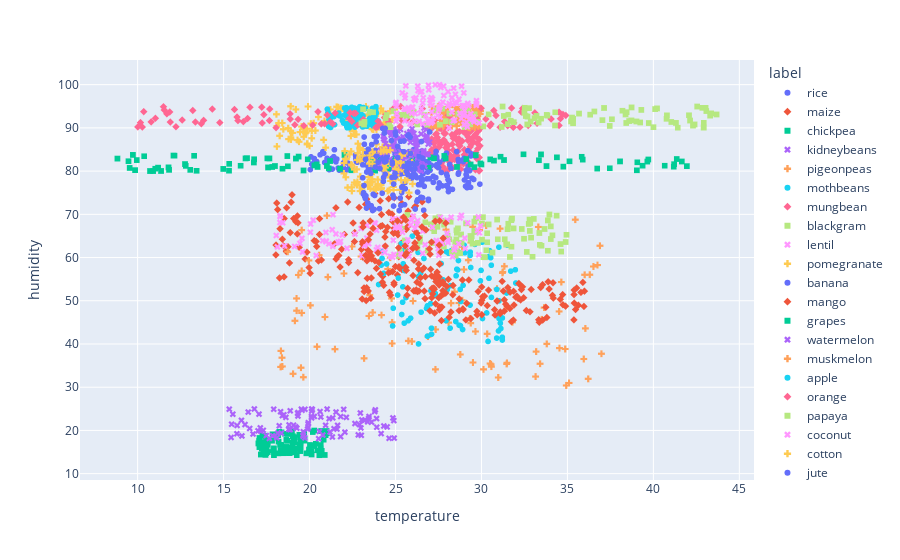

Source (notebook cell):
### Code cell
fig = px.scatter(df, x="temperature", y="humidity", color="label", symbol="label")
fig.update_layout(plot_bgcolor='white')
# fig.update_xaxes(showgrid=False)
# fig.update_yaxes(showgrid=False)

fig.show()
